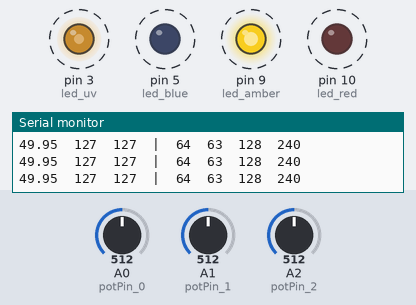
This sketch was run on a simulated Arduino Uno, built with avr-gcc and run on an emulated ATmega328P. Parts: output pins drawn as LEDs (lit = HIGH), the last lines printed to the serial monitor. Dashed ring = blinking. Inputs (shaded band) come from the test bench; at power-on: A1 (potPin_1) = 512, A0 (potPin_0) = 512, A2 (potPin_2) = 512.

Above: at 1.07 s.
1.3 s: A1 (potPin_1) set to 716
4.3 s: A0 (potPin_0) set to 1023
At 4.64 s:
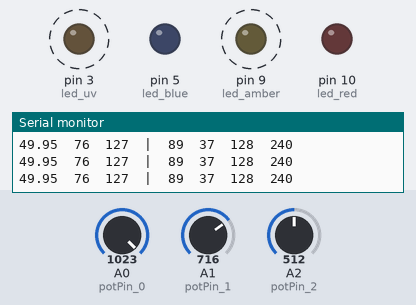
7.3 s: A2 (potPin_2) set to 716
10.3 s: A0 (potPin_0) set to 1011
At 10.79 s:
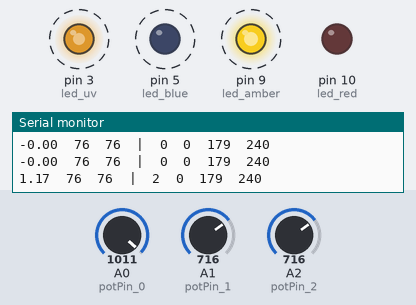
13.3 s: A2 (potPin_2) set to 900
16.3 s: A1 (potPin_1) set to 696
At 16.36 s:
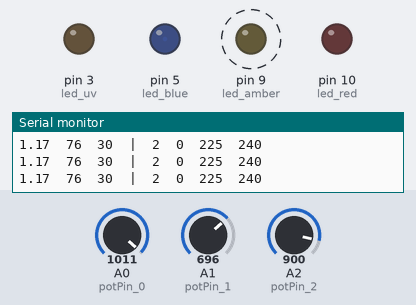
19.3 s: A1 (potPin_1) set to 669
At 19.65 s:
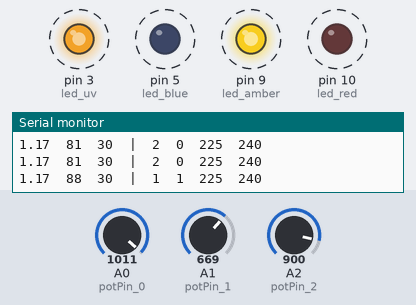
Timing chart, 0 to 23.3 s (numbered marks = the images above; inputs shaded):
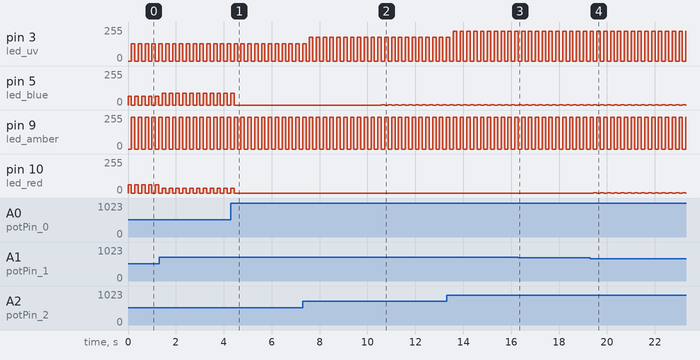

Measured:
- the behaviour switches between 1018 and 1017 on A0 (potPin_0) (found by bisection; images 1 and 2)
- the behaviour switches between 680 and 679 on A1 (potPin_1) (found by bisection; images 3 and 4)
- after the input at 4.3 s, pin 5 (led_blue), pin 10 (led_red): goes on until 4.4 s, then stays 0/255
- after the input at 10.3 s, pin 5 (led_blue): alternates 2/255 for 0.14 s and 0/255 for 0.14 s, starting after 0.28 s
- after the input at 19.3 s, pin 10 (led_red): alternates 1/255 for 0.14 s and 0/255 for 0.14 s, starting after 0.14 s
- by itself, pin 3 (led_uv): alternates 225/255 for 0.14 s and 0/255 for 0.14 s
- by itself, pin 5 (led_blue): alternates 89/255 for 0.14 s and 0/255 for 0.14 s
- by itself, pin 9 (led_amber): alternates 240/255 for 0.14 s and 0/255 for 0.14 s

The sketch:

Fade_4led_0014.ino
```cpp
/*
Updating knob control

Match for DG (at 7hz), with amber maxed
82.50  195 0   | 50  160 255 255

Match for DG (at 7hz), with amber decreased to 240
66.28  207 88  | 32  137 167 240 | 14/02
75.66  197 93  | 44  149 162 240 | (roughly) 14/02
72.34  206 92  | 36  149 163 240 | (fairly precisely) 1619 14/02
60.31  197 59  | 35  118 196 240 | 2hz with black ring removed, 14/02
65.00  205 63  | 33  133 192 240 | 2hz with black ring removed, 14/02
60.31  221 75  | 21  133 180 240 | 20hz with black ring removed, 14/02
54.25  197 66  | 32  106 189 240 | 7hz with black ring removed, 14/02


 */

int led_uv =    3;           // the PWM pin the LED is attached to
int led_blue =  5;
int led_amber = 9;
int led_red =   10;

int potPin_0 =    A0;
int potPin_1 =    A1;
int potPin_2 =    A2;

float val_0=0;
int val_1=0;
int val_2=0;

int hz = 7;

void setup() {
  pinMode(led_uv, OUTPUT);
  pinMode(led_blue, OUTPUT);
  pinMode(led_amber, OUTPUT);
  pinMode(led_red, OUTPUT);

  Serial.begin(9600);
}

void loop() {

  // percentage brightness of red/blue

  val_0 = 100-(analogRead(potPin_0))/10.23;    // read the value from the sensor

  // red/blue-ness
  // At one end, all blue, at the other all red
  val_1 = 255-(analogRead(potPin_1)/4);    // read the value from the sensor

  // yellow/uv-ness
  // Blue fader (amber stays high)
  val_2 = 255-(analogRead(potPin_2)/4);    // read the value from the sensor

  analogWrite(led_uv,     0);
  analogWrite(led_amber,  0);
  analogWrite(led_blue,   int((256-val_1) *(val_0/100)));
  analogWrite(led_red,    int(val_1       *(val_0/100)));
  delay(1000/hz);

  analogWrite(led_blue,   0);
  analogWrite(led_red,    0);
  analogWrite(led_uv,     255- val_2);
  analogWrite(led_amber,  240);

  Serial.print(val_0);
  Serial.print("\t");
  Serial.print(val_1);
  Serial.print("\t");
  Serial.print(val_2);
  Serial.print("\t");
  Serial.print("|");
  Serial.print("\t");
  Serial.print(int((256-val_1) *(val_0/100)));
  Serial.print("\t");
  Serial.print(int(val_1       *(val_0/100)));
  Serial.print("\t");
  Serial.print(255- val_2);
  Serial.print("\t");
  Serial.println(240);

  delay(1000/hz);

}
```
